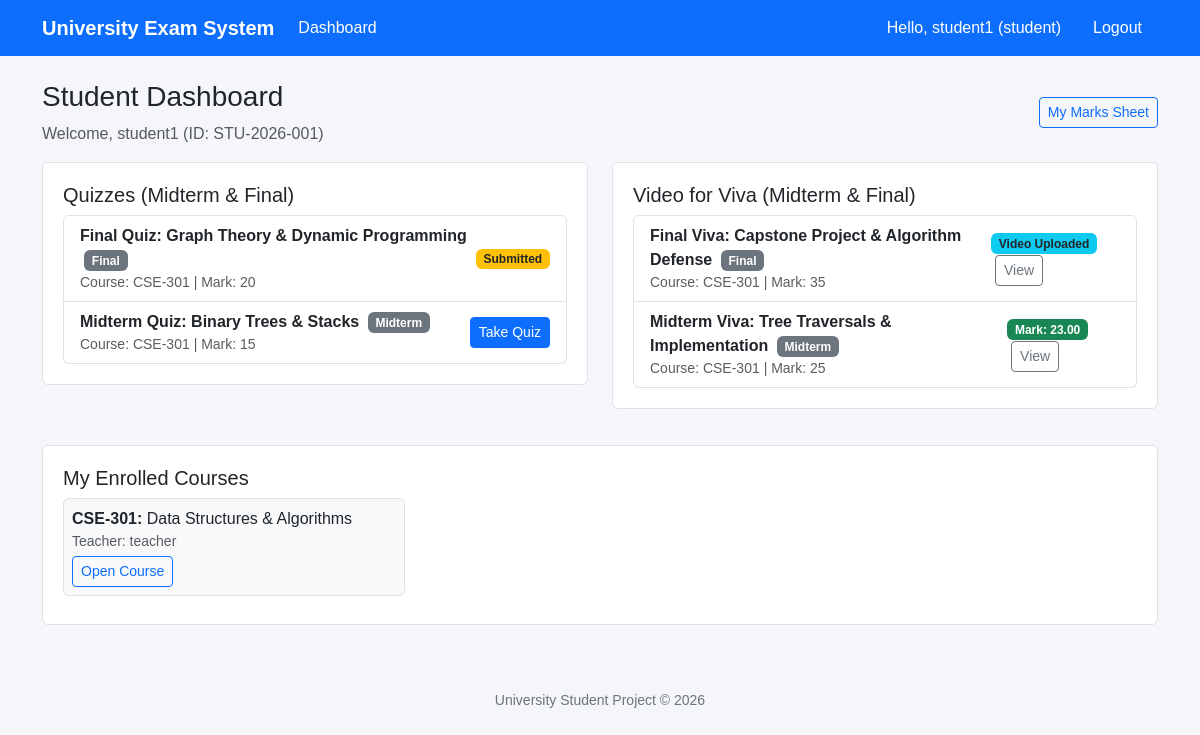
/evaluations/student/dashboard/ (signed in), run on the app's committed database.
### core/models.py (models this page shows, shortened)
class CustomUser(AbstractUser):
    ROLE_STUDENT = 'student'
    ROLE_TEACHER = 'teacher'
    ROLE_CHOICES = [
        (ROLE_STUDENT, 'Student'),
        (ROLE_TEACHER, 'Teacher'),
    ]
    role = models.CharField(max_length=10, choices=ROLE_CHOICES, default=ROLE_STUDENT)
    university_id = models.CharField(max_length=30, blank=True, null=True, help_text="Student ID or Faculty ID")
    department = models.CharField(max_length=100, default='Computer Science & Engineering', blank=True)
    phone = models.CharField(max_length=20, blank=True, null=True)
    profile_pic = models.ImageField(upload_to='profiles/', blank=True, null=True)
    @property
    def is_teacher(self):
        return self.role == self.ROLE_TEACHER

### evaluations/models.py (models this page shows, shortened)
class Quiz(models.Model):
    course = models.ForeignKey(Course, on_delete=models.CASCADE, related_name='quizzes')
    term = models.CharField(max_length=10, choices=TermChoices.choices, default=TermChoices.MIDTERM)
    title = models.CharField(max_length=200)
    instructions = models.TextField(blank=True)
    total_marks = models.PositiveIntegerField(default=20)
    duration_minutes = models.PositiveIntegerField(default=30)
    due_date = models.DateTimeField(null=True, blank=True)
    is_published = models.BooleanField(default=True)
    created_at = models.DateTimeField(auto_now_add=True)
    class Meta:
        verbose_name_plural = "Quizzes"
        ordering = ['-created_at']

class VivaAssessment(models.Model):
    course = models.ForeignKey(Course, on_delete=models.CASCADE, related_name='vivas')
    term = models.CharField(max_length=10, choices=TermChoices.choices, default=TermChoices.MIDTERM)
    title = models.CharField(max_length=200)
    description = models.TextField(help_text="Topics, questions, or guidelines students must address in their video")
    total_marks = models.PositiveIntegerField(default=30)
    due_date = models.DateTimeField(null=True, blank=True)
    is_published = models.BooleanField(default=True)
    created_at = models.DateTimeField(auto_now_add=True)
    class Meta:
        ordering = ['-created_at']

class VivaSubmission(models.Model):
    viva = models.ForeignKey(VivaAssessment, on_delete=models.CASCADE, related_name='submissions')
    student = models.ForeignKey(
        settings.AUTH_USER_MODEL,
        on_delete=models.CASCADE,
        limit_choices_to={'role': 'student'},
        related_name='viva_submissions'
    )
    video_file = models.FileField(upload_to='viva_videos/', help_text="Upload your viva answer video (mp4, webm, avi, mov)")
    notes = models.TextField(blank=True, help_text="Notes, summary or topic timestamps for the teacher")
    submitted_at = models.DateTimeField(auto_now_add=True)
    obtained_marks = models.DecimalField(max_digits=5, decimal_places=2, null=True, blank=True)
    is_graded = models.BooleanField(default=False)
    teacher_feedback = models.TextField(blank=True)
    graded_at = models.DateTimeField(null=True, blank=True)
    class Meta:
        unique_together = ('viva', 'student')
        ordering = ['-submitted_at']

### academics/models.py (models this page shows, shortened)
class Course(models.Model):
    code = models.CharField(max_length=20, unique=True, help_text="e.g. CSE-301")
    title = models.CharField(max_length=150, help_text="e.g. Data Structures and Algorithms")
    description = models.TextField(blank=True)
    semester = models.ForeignKey(Semester, on_delete=models.CASCADE, related_name='courses')
    teacher = models.ForeignKey(
        settings.AUTH_USER_MODEL,
        on_delete=models.SET_NULL,
        null=True,
        blank=True,
        limit_choices_to={'role': 'teacher'},
        related_name='taught_courses'
    )
    students = models.ManyToManyField(
        settings.AUTH_USER_MODEL,
        blank=True,
        limit_choices_to={'role': 'student'},
        related_name='enrolled_courses'
    )
    created_at = models.DateTimeField(auto_now_add=True)

### evaluations/views.py (the view)
# urls.py: path('student/dashboard/', views.student_dashboard, name='student_dashboard'),
@login_required
def student_dashboard(request):
    if request.user.is_teacher:
        return redirect('teacher_dashboard')
    courses = request.user.enrolled_courses.select_related('semester', 'teacher').all()
    quizzes = Quiz.objects.filter(course__in=courses, is_published=True).order_by('-created_at')
    vivas = VivaAssessment.objects.filter(course__in=courses, is_published=True).order_by('-created_at')
    my_quiz_subs = {s.quiz_id: s for s in QuizSubmission.objects.filter(student=request.user)}
    my_viva_subs = {s.viva_id: s for s in VivaSubmission.objects.filter(student=request.user)}
    quiz_items = []
    for q in quizzes:
        sub = my_quiz_subs.get(q.id)
        quiz_items.append({'quiz': q, 'submission': sub})
    viva_items = []
    for v in vivas:
        sub = my_viva_subs.get(v.id)
        viva_items.append({'viva': v, 'submission': sub})
    context = {
        'courses': courses,
        'quiz_items': quiz_items,
        'viva_items': viva_items,
    }
    return render(request, 'evaluations/student_dashboard.html', context)

### templates/evaluations/student_dashboard.html
{% extends 'base.html' %}
{% block content %}
<div class="d-flex justify-content-between align-items-center mb-3">
    <div>
        <h3>Student Dashboard</h3>
        <p class="text-muted mb-0">Welcome, {{ user.username }} (ID: {{ user.university_id }})</p>
    </div>
    <a href="{% url 'student_grade_report' %}" class="btn btn-outline-primary btn-sm">My Marks Sheet</a>
</div>
<div class="row">
    <div class="col-md-6">
        <div class="box">
            <h5>Quizzes (Midterm & Final)</h5>
            <ul class="list-group">
                {% for item in quiz_items %}
                <li class="list-group-item d-flex justify-content-between align-items-center">
                    <div>
                        <b>{{ item.quiz.title }}</b>
                        <span class="badge bg-secondary ms-1">{{ item.quiz.get_term_display }}</span>
                        <div class="small text-muted">Course: {{ item.quiz.course.code }} | Mark: {{ item.quiz.total_marks }}</div>
                    </div>
                    <div>
                        {% if item.submission %}
                            {% if item.submission.is_graded %}
                                <span class="badge bg-success">Mark: {{ item.submission.obtained_marks }}</span>
                            {% else %}
                                <span class="badge bg-warning text-dark">Submitted</span>
                            {% endif %}
                        {% else %}
                            <a href="{% url 'take_quiz' item.quiz.id %}" class="btn btn-primary btn-sm">Take Quiz</a>
                        {% endif %}
                    </div>
                </li>
                {% empty %}
                <li class="list-group-item text-muted small">No quizzes right now.</li>
                {% endfor %}
            </ul>
        </div>
    </div>
    <div class="col-md-6">
        <div class="box">
            <h5>Video for Viva (Midterm & Final)</h5>
            <ul class="list-group">
                {% for item in viva_items %}
                <li class="list-group-item d-flex justify-content-between align-items-center">
                    <div>
                        <b>{{ item.viva.title }}</b>
                        <span class="badge bg-secondary ms-1">{{ item.viva.get_term_display }}</span>
                        <div class="small text-muted">Course: {{ item.viva.course.code }} | Mark: {{ item.viva.total_marks }}</div>
                    </div>
                    <div>
                        {% if item.submission %}
                            {% if item.submission.is_graded %}
                                <span class="badge bg-success">Mark: {{ item.submission.obtained_marks }}</span>
                            {% else %}
                                <span class="badge bg-info text-dark">Video Uploaded</span>
                            {% endif %}
                            <a href="{% url 'submit_viva' item.viva.id %}" class="btn btn-outline-secondary btn-sm ms-1">View</a>
                        {% else %}
                            <a href="{% url 'submit_viva' item.viva.id %}" class="btn btn-success btn-sm">Upload Video</a>
                        {% endif %}
                    </div>
                </li>
                {% empty %}
                <li class="list-group-item text-muted small">No viva assessments right now.</li>
                {% endfor %}
            </ul>
        </div>
    </div>
</div>
<div class="box mt-3">
    <h5>My Enrolled Courses</h5>
    <div class="row">
        {% for c in courses %}
        <div class="col-md-4 mb-2">
            <div class="border p-2 rounded bg-light">
                <b>{{ c.code }}:</b> {{ c.title }}
                <div class="small text-muted">Teacher: {{ c.teacher.username }}</div>
                <a href="{% url 'student_course_detail' c.id %}" class="btn btn-outline-primary btn-sm mt-1">Open Course</a>
            </div>
        </div>
        {% empty %}
        <div class="col-12 text-muted">Not enrolled in any courses.</div>
        {% endfor %}
    </div>
</div>
{% endblock %}

### templates/base.html (shortened to what this page needs)
<!DOCTYPE html>
<html lang="en">
<head>
    <link href="https://cdn.jsdelivr.net/npm/bootstrap@5.3.3/dist/css/bootstrap.min.css" rel="stylesheet">
</head>
<body>
    <nav class="navbar navbar-expand-lg">
        <div class="container">
            <a class="navbar-brand fw-bold" href="{% url 'home' %}">University Exam System</a>
            <div class="collapse navbar-collapse" id="nav">
                <ul class="navbar-nav me-auto">
                    {% if user.is_authenticated %}
                        <li class="nav-item">
                            <a class="nav-link" href="{% url 'dashboard' %}">Dashboard</a>
                        </li>
                    {% endif %}
                </ul>
                <ul class="navbar-nav ms-auto">
                    {% if user.is_authenticated %}
                        <li class="nav-item">
                            <span class="nav-link text-white">Hello, {{ user.username }} ({{ user.role }})</span>
                        </li>
                        <li class="nav-item">
                            <a class="nav-link btn btn-danger btn-sm text-white ms-2 px-3" href="{% url 'logout' %}">Logout</a>
                        </li>
                    {% endif %}
                </ul>
            </div>
        </div>
    </nav>
    <div class="container mt-4">
        {% block content %}{% endblock %}
    </div>
    <footer>
        <p>University Student Project &copy; 2026</p>
    </footer>
</body>
</html>

### templates/base.html (style rules this page uses)
body { background-color: #f4f6f9; font-family: Arial, sans-serif; }
.navbar { background-color: #0d6efd; }
.navbar-brand, .nav-link { color: #ffffff !important; }
.box { background: #ffffff; padding: 20px; border-radius: 6px; border: 1px solid #dee2e6; margin-bottom: 20px; }
footer { margin-top: 50px; padding: 15px; text-align: center; color: #6c757d; font-size: 14px; }

### data on the page
CustomUser: username "student1", role "student", university_id "STU-2026-001"
Quiz: quiz "Final Quiz: Graph Theory & Dynamic Programming", quiz.term "Final", quiz.course.code "CSE-301", quiz.total_marks "20", shows "Submitted"
Quiz: quiz "Midterm Quiz: Binary Trees & Stacks", quiz.term "Midterm", quiz.course.code "CSE-301", quiz.total_marks "15", shows "Take Quiz"
VivaAssessment: viva "Final Viva: Capstone Project & Algorithm Defense", viva.term "Final", viva.course.code "CSE-301", viva.total_marks "35", shows "Video Uploaded"
VivaAssessment: viva "Midterm Viva: Tree Traversals & Implementation", viva.term "Midterm", viva.course.code "CSE-301", viva.total_marks "25", submission.obtained_marks "23.00"
Course: code "CSE-301", title "Data Structures & Algorithms", teacher.username "teacher"
